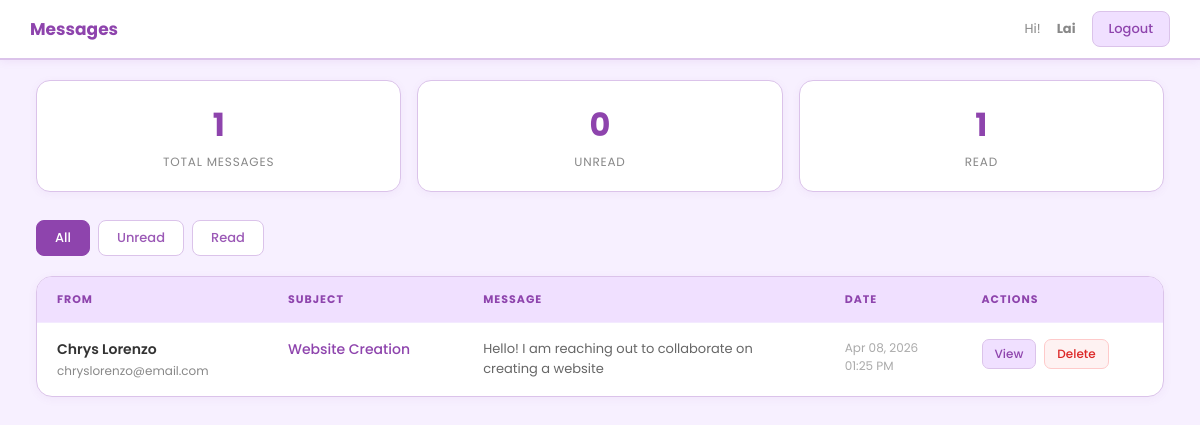
/admin/index.php (signed in), run on the app's committed database.
### tables this page shows
CREATE TABLE `messages` (
  `id` int(11) NOT NULL,
  `name` varchar(100) NOT NULL,
  `email` varchar(150) NOT NULL,
  `subject` varchar(200) NOT NULL,
  `message` text NOT NULL,
  `is_read` tinyint(1) DEFAULT 0,
  `created_at` datetime DEFAULT current_timestamp()
);

### admin/index.php (the view, shortened to what this page needs)
<?php
include 'db.php';
$filter   = $_GET['filter'] ?? 'all';
$where    = $filter === 'unread' ? 'WHERE is_read = 0' : ($filter === 'read' ? 'WHERE is_read = 1' : '');
$messages = $conn->query("SELECT * FROM messages $where ORDER BY created_at DESC");
$total  = $conn->query("SELECT COUNT(*) as c FROM messages")->fetch_assoc()['c'];
$unread = $conn->query("SELECT COUNT(*) as c FROM messages WHERE is_read = 0")->fetch_assoc()['c'];
?>
<!DOCTYPE html>
<html lang="en">
<head>
    <link rel="stylesheet" href="../assets/style.css">
</head>
<body>
<div class="topbar">
    <div class="topbar-title">Messages</div>
    <div class="topbar-right">
        Hi! <strong><?php echo htmlspecialchars($_SESSION['admin_username']); ?></strong>
        <button onclick="openLogoutModal()" class="btn-logout">Logout</button>
    </div>
</div>
<div class="main">
    <div class="stats-row">
        <div class="stat-box">
            <h3><?php echo $total; ?></h3>
            <p>Total Messages</p>
        </div>
        <div class="stat-box">
            <h3><?php echo $unread; ?></h3>
            <p>Unread</p>
        </div>
        <div class="stat-box">
            <h3><?php echo $total - $unread; ?></h3>
            <p>Read</p>
        </div>
    </div>
    <div class="filter-tabs">
        <a href="?filter=all"    class="filter-tab <?php echo $filter === 'all'    ? 'active' : ''; ?>">All</a>
        <a href="?filter=unread" class="filter-tab <?php echo $filter === 'unread' ? 'active' : ''; ?>">
            Unread <?php if ($unread > 0): ?><span class="unread-badge"><?php echo $unread; ?></span><?php endif; ?>
        </a>
        <a href="?filter=read"   class="filter-tab <?php echo $filter === 'read'   ? 'active' : ''; ?>">Read</a>
    </div>
    <div class="table-wrap">
        <table>
            <thead>
                <tr>
                    <th>From</th>
                    <th>Subject</th>
                    <th>Message</th>
                    <th>Date</th>
                    <th>Actions</th>
                </tr>
            </thead>
            <tbody>
                <?php if ($messages->num_rows === 0): ?>
                    <tr><td colspan="5">
                        <div class="empty-state">
                            <span>📭</span>
                            No messages found.
                        </div>
                    </td></tr>
                <?php else: ?>
                    <?php while ($msg = $messages->fetch_assoc()): ?>
                    <tr class="<?php echo !$msg['is_read'] ? 'unread' : ''; ?>"
                        data-name="<?php echo htmlspecialchars($msg['name']); ?>"
                        data-email="<?php echo htmlspecialchars($msg['email']); ?>"
                        data-subject="<?php echo htmlspecialchars($msg['subject']); ?>"
                        data-message="<?php echo htmlspecialchars($msg['message']); ?>"
                        data-date="<?php echo $msg['created_at']; ?>">
                        <td>
                            <div class="td-name"><?php echo htmlspecialchars($msg['name']); ?>
                            </div>
                            <div class="td-email"><?php echo htmlspecialchars($msg['email']); ?></div>
                        </td>
                        <td class="td-subject"><?php echo htmlspecialchars($msg['subject']); ?></td>
                        <td class="td-message"><?php echo htmlspecialchars(substr($msg['message'], 0, 80)) . (strlen($msg['message']) > 80 ? '...' : ''); ?></td>
                        <td class="td-date"><?php echo date('M d, Y', strtotime($msg['created_at'])); ?><br><?php echo date('h:i A', strtotime($msg['created_at'])); ?></td>
                        <td>
                            <div class="actions">
                                <a href="#" class="btn-read btn-view"
                                   data-id="<?php echo $msg['id']; ?>"
                                   data-read="<?php echo $msg['is_read']; ?>">View</a>
                                <a href="#" class="btn-delete btn-delete-trigger"
                                   data-id="<?php echo $msg['id']; ?>"
                                   data-name="<?php echo htmlspecialchars($msg['name']); ?>">Delete</a>
                            </div>
                        </td>
                    </tr>
                    <?php endwhile; ?>
                <?php endif; ?>
            </tbody>
        </table>
    </div>
</div>
</body>
</html>

### assets/style.css (style rules this page uses)
:root { --deep-wisteria: #8E44AD; --classic-wisteria: #9B59B6; --soft-wisteria: #BB8FCE; --lavender-tint: #C3A0DC; --pale-lilac: #DBC3EA; --mist: #F0E0FF; --white: #FFFFFF; }
* { margin: 0; padding: 0; box-sizing: border-box; font-family: 'Poppins', sans-serif; }
body { background: #f7f0ff; min-height: 100vh; }
.topbar { position: fixed; top: 0; left: 0; width: 100%; height: 60px; background: var(--white); border-bottom: 2px solid var(--pale-lilac); display: flex; align-items: center; justify-content: space-between; padding: 0 30px; z-index: 1000; box-shadow: 0 2px 8px rgba(142, 68, 173, 0.08); }
.topbar-title { font-size: 17px; font-weight: 700; color: var(--deep-wisteria); }
.topbar-right { display: flex; align-items: center; gap: 16px; font-size: 13px; color: #888; }
.btn-logout { background: var(--mist); border: 1px solid var(--pale-lilac); color: var(--deep-wisteria); border-radius: 8px; padding: 7px 16px; font-size: 13px; font-weight: 500; cursor: pointer; text-decoration: none; transition: background 0.2s; }
.main { margin-top: 80px; padding: 0 36px 40px; }
.stats-row { display: grid; grid-template-columns: repeat(3, 1fr); gap: 16px; margin-bottom: 28px; }
.stat-box { background: var(--white); border: 1px solid var(--pale-lilac); border-radius: 14px; padding: 20px 24px; text-align: center; box-shadow: 0 2px 8px rgba(142, 68, 173, 0.06); }
.stat-box h3 { font-size: 32px; font-weight: 700; color: var(--deep-wisteria); }
.stat-box p { font-size: 12px; color: #888; text-transform: uppercase; letter-spacing: 0.8px; margin-top: 4px; }
.filter-tabs { display: flex; gap: 8px; margin-bottom: 20px; }
.filter-tab { padding: 7px 18px; border-radius: 8px; font-size: 13px; font-weight: 500; text-decoration: none; color: var(--classic-wisteria); background: var(--white); border: 1px solid var(--pale-lilac); transition: all 0.2s; }
.filter-tab:hover, .filter-tab.active { background: var(--deep-wisteria); color: var(--white); border-color: var(--deep-wisteria); }
.table-wrap { background: var(--white); border-radius: 16px; border: 1px solid var(--pale-lilac); overflow: hidden; box-shadow: 0 2px 10px rgba(142, 68, 173, 0.06); }
table { width: 100%; border-collapse: collapse; }
thead { background: var(--mist); }
thead th { padding: 14px 20px; text-align: left; font-size: 11px; font-weight: 700; text-transform: uppercase; letter-spacing: 1px; color: var(--deep-wisteria); }
tbody tr { border-top: 1px solid #f3eaff; transition: background 0.15s; }
tbody td { padding: 16px 20px; font-size: 14px; color: #444; vertical-align: top; }
.td-name { font-weight: 600; color: #333; }
.td-email { font-size: 12px; color: #888; margin-top: 2px; }
.td-subject { font-weight: 500; color: var(--deep-wisteria); }
.td-message { font-size: 13px; color: #666; max-width: 300px; }
.td-date { font-size: 12px; color: #aaa; white-space: nowrap; }
.actions { display: flex; gap: 8px; }
.btn-read { font-size: 12px; padding: 5px 12px; border-radius: 7px; text-decoration: none; font-weight: 500; background: var(--mist); color: var(--deep-wisteria); border: 1px solid var(--pale-lilac); transition: background 0.2s; }
.btn-delete { font-size: 12px; padding: 5px 12px; border-radius: 7px; text-decoration: none; font-weight: 500; background: #fef2f2; color: #dc2626; border: 1px solid #fecaca; transition: background 0.2s; }

### data on the page
messages: name "Chrys Lorenzo", email "chryslorenzo@email.com", subject "Website Creation", message "Hello! I am reaching out to collaborate on creating a website", created_at "Apr 08, 2026", created_at "01:25 PM"

### other printed values
$_SESSION['admin_username'] "Lai"
$total "1"
$unread "0"
$total - $unread "1"
